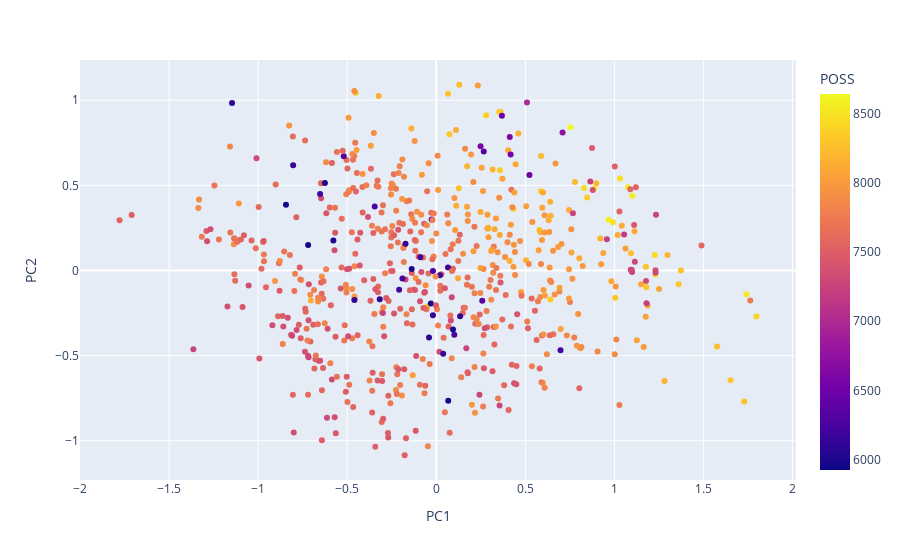

Write notebook code for a chart like this one.
### Code cell
visualize_KMeans_clustering(normalized_team_stats,teams,team_stats,8,2,color='POSS')

### Figure 1 — Plotly figure (JSON) as saved in the notebook; plotly's stock layout.template omitted (floating-point values rounded to 4 significant figures; data arrays with more than 128 entries replaced by an {"elided": "..."} marker saying what was removed)
{"data": [{"customdata": {"elided": "625x2 mixed values"}, "hovertemplate": "PC1=%{x}<br>PC2=%{y}<br>WIN%=%{customdata[0]}<br>TEAM=%{customdata[1]}<br>POSS=%{marker.color}<extra></extra>", "legendgroup": "", "marker": {"color": {"elided": "625 int values"}, "coloraxis": "coloraxis", "symbol": "circle"}, "mode": "markers", "name": "", "orientation": "v", "showlegend": false, "type": "scatter", "x": {"elided": "625 float values"}, "xaxis": "x", "y": {"elided": "625 float values"}, "yaxis": "y"}], "layout": {"coloraxis": {"colorbar": {"title": {"text": "POSS"}}, "colorscale": [[0, "#0d0887"], [0.1111, "#46039f"], [0.2222, "#7201a8"], [0.3333, "#9c179e"], [0.4444, "#bd3786"], [0.5556, "#d8576b"], [0.6667, "#ed7953"], [0.7778, "#fb9f3a"], [0.8889, "#fdca26"], [1, "#f0f921"]]}, "legend": {"tracegroupgap": 0}, "margin": {"t": 60}, "xaxis": {"anchor": "y", "domain": [0, 1], "title": {"text": "PC1"}}, "yaxis": {"anchor": "x", "domain": [0, 1], "title": {"text": "PC2"}}}}
